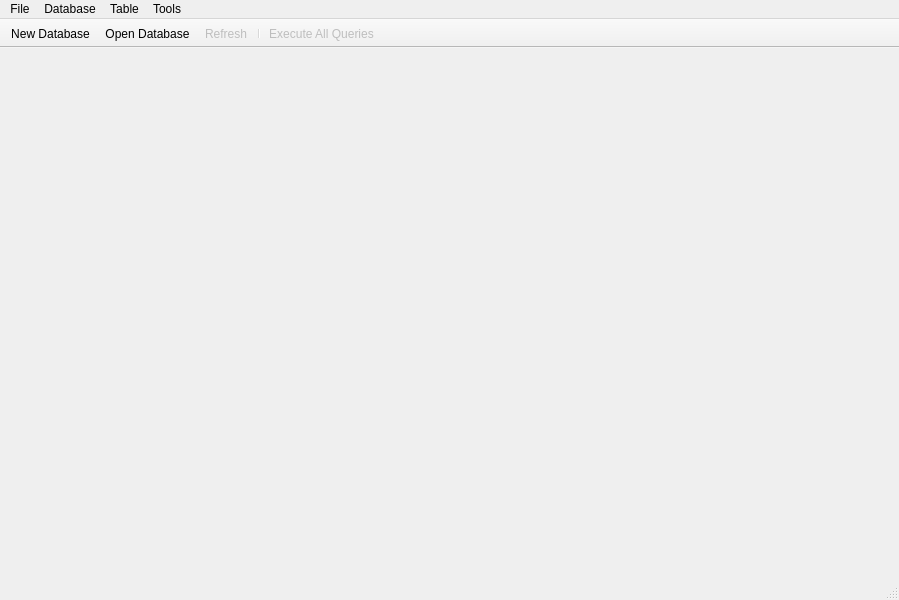
<?xml version="1.0" encoding="UTF-8"?>
<ui version="4.0">
 <class>MainWindow</class>
 <widget class="QMainWindow" name="MainWindow">
  <property name="geometry">
   <rect>
    <x>0</x>
    <y>0</y>
    <width>899</width>
    <height>600</height>
   </rect>
  </property>
  <property name="windowTitle">
   <string>PySQLite Browser</string>
  </property>
  <widget class="QWidget" name="centralwidget">
   <property name="styleSheet">
    <string notr="true">#tbDatabases &gt; QWidget {
background: url(:icons/bg.png);
}
#wToolbar {
background: #d2d9e2;
}</string>
   </property>
   <layout class="QVBoxLayout" name="verticalLayout">
    <property name="spacing">
     <number>0</number>
    </property>
    <property name="margin">
     <number>0</number>
    </property>
    <item>
     <widget class="QTabWidget" name="tbDatabases">
      <property name="currentIndex">
       <number>-1</number>
      </property>
      <property name="documentMode">
       <bool>true</bool>
      </property>
      <property name="tabsClosable">
       <bool>true</bool>
      </property>
     </widget>
    </item>
   </layout>
  </widget>
  <widget class="QMenuBar" name="menubar">
   <property name="geometry">
    <rect>
     <x>0</x>
     <y>0</y>
     <width>899</width>
     <height>21</height>
    </rect>
   </property>
   <widget class="QMenu" name="menuFile">
    <property name="title">
     <string>File</string>
    </property>
    <addaction name="actionNew"/>
    <addaction name="actionNew_Memory_Database"/>
    <addaction name="actionOpen"/>
    <addaction name="separator"/>
    <addaction name="actionNew_Query_Editor"/>
    <addaction name="separator"/>
    <addaction name="actionClose"/>
    <addaction name="actionClose_All"/>
    <addaction name="separator"/>
    <addaction name="actionQuit"/>
   </widget>
   <widget class="QMenu" name="menuDatabase">
    <property name="title">
     <string>Database</string>
    </property>
    <addaction name="actionEmpty_Database"/>
   </widget>
   <widget class="QMenu" name="menuTable">
    <property name="title">
     <string>Table</string>
    </property>
    <addaction name="actionRename_Table"/>
    <addaction name="separator"/>
    <addaction name="actionTruncate_Table"/>
    <addaction name="actionDrop_Table"/>
   </widget>
   <widget class="QMenu" name="menuTools">
    <property name="title">
     <string>Tools</string>
    </property>
    <addaction name="actionExecute_Script"/>
    <addaction name="actionHistory"/>
   </widget>
   <addaction name="menuFile"/>
   <addaction name="menuDatabase"/>
   <addaction name="menuTable"/>
   <addaction name="menuTools"/>
  </widget>
  <widget class="QStatusBar" name="statusbar"/>
  <widget class="QToolBar" name="toolBar">
   <property name="windowTitle">
    <string>toolBar</string>
   </property>
   <property name="movable">
    <bool>false</bool>
   </property>
   <property name="floatable">
    <bool>false</bool>
   </property>
   <attribute name="toolBarArea">
    <enum>TopToolBarArea</enum>
   </attribute>
   <attribute name="toolBarBreak">
    <bool>false</bool>
   </attribute>
   <addaction name="actionNew"/>
   <addaction name="actionOpen"/>
   <addaction name="actionRefresh"/>
   <addaction name="separator"/>
   <addaction name="actionExecute_All_Queries"/>
  </widget>
  <action name="actionOpen">
   <property name="icon">
    <iconset resource="res.qrc">
     <normaloff>:/icons/folder.png</normaloff>:/icons/folder.png</iconset>
   </property>
   <property name="text">
    <string>Open Database</string>
   </property>
  </action>
  <action name="actionNew">
   <property name="icon">
    <iconset resource="res.qrc">
     <normaloff>:/icons/database_add.png</normaloff>:/icons/database_add.png</iconset>
   </property>
   <property name="text">
    <string>New Database</string>
   </property>
  </action>
  <action name="actionClose">
   <property name="enabled">
    <bool>false</bool>
   </property>
   <property name="text">
    <string>Close Database</string>
   </property>
  </action>
  <action name="actionClose_All">
   <property name="enabled">
    <bool>false</bool>
   </property>
   <property name="icon">
    <iconset resource="res.qrc">
     <normaloff>:/icons/cross.png</normaloff>:/icons/cross.png</iconset>
   </property>
   <property name="text">
    <string>Close All Databases</string>
   </property>
  </action>
  <action name="actionExecute_Current_Query">
   <property name="icon">
    <iconset resource="res.qrc">
     <normaloff>:/icons/script.png</normaloff>:/icons/script.png</iconset>
   </property>
   <property name="text">
    <string>Execute Current Query</string>
   </property>
   <property name="toolTip">
    <string>Execute Current Query</string>
   </property>
  </action>
  <action name="actionExecute_All_Queries">
   <property name="enabled">
    <bool>false</bool>
   </property>
   <property name="icon">
    <iconset resource="res.qrc">
     <normaloff>:/icons/script_go.png</normaloff>:/icons/script_go.png</iconset>
   </property>
   <property name="text">
    <string>Execute All Queries</string>
   </property>
  </action>
  <action name="actionRefresh">
   <property name="enabled">
    <bool>false</bool>
   </property>
   <property name="icon">
    <iconset resource="res.qrc">
     <normaloff>:/icons/database_refresh.png</normaloff>:/icons/database_refresh.png</iconset>
   </property>
   <property name="text">
    <string>Refresh</string>
   </property>
  </action>
  <action name="actionBackup">
   <property name="text">
    <string>Backup</string>
   </property>
  </action>
  <action name="actionExport_DB">
   <property name="text">
    <string>Export DB</string>
   </property>
  </action>
  <action name="actionTruncate_Table">
   <property name="enabled">
    <bool>false</bool>
   </property>
   <property name="text">
    <string>Truncate Table</string>
   </property>
  </action>
  <action name="actionNew_Query_Editor">
   <property name="enabled">
    <bool>false</bool>
   </property>
   <property name="icon">
    <iconset resource="res.qrc">
     <normaloff>:/icons/script_add.png</normaloff>:/icons/script_add.png</iconset>
   </property>
   <property name="text">
    <string>New Query Editor</string>
   </property>
  </action>
  <action name="actionNew_Memory_Database">
   <property name="text">
    <string>New In-Memory Database</string>
   </property>
  </action>
  <action name="actionEmpty_Database">
   <property name="enabled">
    <bool>false</bool>
   </property>
   <property name="text">
    <string>Empty Database</string>
   </property>
  </action>
  <action name="actionExport">
   <property name="text">
    <string>Export</string>
   </property>
  </action>
  <action name="actionImport">
   <property name="text">
    <string>Import</string>
   </property>
  </action>
  <action name="actionCreate_Table">
   <property name="enabled">
    <bool>false</bool>
   </property>
   <property name="icon">
    <iconset resource="res.qrc">
     <normaloff>:/icons/table_add.png</normaloff>:/icons/table_add.png</iconset>
   </property>
   <property name="text">
    <string>Create Table</string>
   </property>
  </action>
  <action name="actionDrop_Table">
   <property name="enabled">
    <bool>false</bool>
   </property>
   <property name="icon">
    <iconset resource="res.qrc">
     <normaloff>:/icons/table_delete.png</normaloff>:/icons/table_delete.png</iconset>
   </property>
   <property name="text">
    <string>Drop Table</string>
   </property>
  </action>
  <action name="actionRename_Table">
   <property name="enabled">
    <bool>false</bool>
   </property>
   <property name="text">
    <string>Rename Table</string>
   </property>
  </action>
  <action name="actionReorder_Columns">
   <property name="text">
    <string>Reorder Columns</string>
   </property>
  </action>
  <action name="actionExport_2">
   <property name="text">
    <string>Export</string>
   </property>
  </action>
  <action name="actionImport_2">
   <property name="text">
    <string>Import</string>
   </property>
  </action>
  <action name="actionExecute_Script">
   <property name="enabled">
    <bool>false</bool>
   </property>
   <property name="icon">
    <iconset resource="res.qrc">
     <normaloff>:/icons/script_code_red.png</normaloff>:/icons/script_code_red.png</iconset>
   </property>
   <property name="text">
    <string>Execute Script</string>
   </property>
  </action>
  <action name="actionHistory">
   <property name="enabled">
    <bool>false</bool>
   </property>
   <property name="icon">
    <iconset resource="res.qrc">
     <normaloff>:/icons/calendar_view_day.png</normaloff>:/icons/calendar_view_day.png</iconset>
   </property>
   <property name="text">
    <string>History</string>
   </property>
  </action>
  <action name="actionInfo">
   <property name="enabled">
    <bool>false</bool>
   </property>
   <property name="icon">
    <iconset resource="res.qrc">
     <normaloff>:/icons/bricks.png</normaloff>:/icons/bricks.png</iconset>
   </property>
   <property name="text">
    <string>Info</string>
   </property>
  </action>
  <action name="actionPreferences">
   <property name="icon">
    <iconset resource="res.qrc">
     <normaloff>:/icons/cog.png</normaloff>:/icons/cog.png</iconset>
   </property>
   <property name="text">
    <string>Preferences</string>
   </property>
  </action>
  <action name="actionAbout">
   <property name="icon">
    <iconset resource="res.qrc">
     <normaloff>:/icons/information.png</normaloff>:/icons/information.png</iconset>
   </property>
   <property name="text">
    <string>About</string>
   </property>
  </action>
  <action name="actionQuit">
   <property name="text">
    <string>Quit</string>
   </property>
   <property name="toolTip">
    <string>Quit</string>
   </property>
  </action>
 </widget>
 <resources>
  <include location="res.qrc"/>
 </resources>
 <connections/>
</ui>
